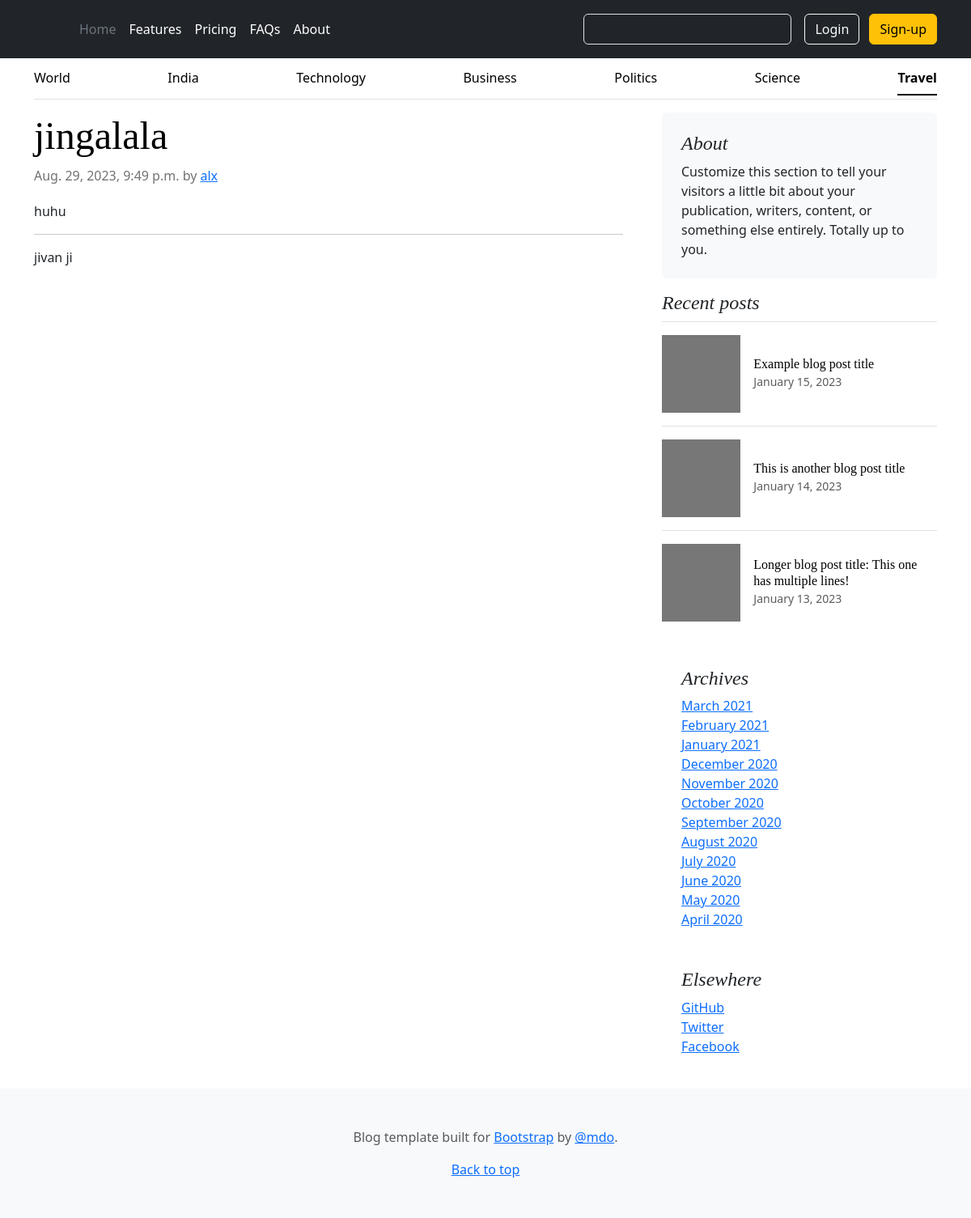
/blog/travel/jingalala, run on the app's committed database.
### blogger/models.py (models this page shows)
class post(models.Model):
    STATUS_CHOICES = (
 ('world', 'World'),
 ('politics', 'Politics'),
 ('india', 'India'),
 ('technology', 'Technology'),
 ('business', 'Business'),
 ('science', 'Science'),
 ('travel', 'Travel'),
 )
    title=models.CharField(max_length=50)
    description=models.CharField(max_length=150, default=None)
    author = models.ForeignKey(User,on_delete=models.CASCADE,related_name='blog_posts')
    slug = AutoSlugField(populate_from='title', unique=True, null=True, default=None)
    publish = models.DateTimeField(default=timezone.now)
    body = HTMLField()
    status = models.CharField(max_length=10,
 choices=STATUS_CHOICES,
 default='None')

### blogweb/views.py (the view)
# urls.py: 2. Add a URL to urlpatterns:  path('blog/', include('blog.urls'))
def blog(request, slug, status):
    postdata=post.objects.get(slug=slug)
    a=postdata
    data={  'title': a.title,
           'author': a.author,
           'publish': a.publish,
           'description' : a.description,
           'body': a.body
            }
    if status=='world':
        return render(request, "blogs/world.html", data)
    elif status=='india':
        return render(request, "blogs/india.html", data)
    elif status=='business':
        return render(request, "blogs/business.html", data)
    elif status=='politics':
        return render(request, "blogs/politics.html", data)
    elif status=='technology':
        return render(request, "blogs/technology.html", data)
    elif status=='travel':
        return render(request, "blogs/travel.html", data)
    elif status=='science':
        return render(request, "blogs/science.html", data)

### Templates/blogs/travel.html (shortened to what this page needs)
{% load static %}
<!doctype html>
<html lang="en">
  <head>
    <link href="https://cdn.jsdelivr.net/npm/bootstrap@5.3.1/dist/css/bootstrap.min.css" rel="stylesheet">
    <link rel="stylesheet" href="https://cdn.jsdelivr.net/npm/@docsearch/css@3">
  </head>
    <body>
    <header class="p-3 text-bg-dark">
        <div class="container">
          <div class="d-flex flex-wrap align-items-center justify-content-center justify-content-lg-start">
            <a href="/" class="d-flex align-items-center mb-2 mb-lg-0 text-white text-decoration-none">
              <svg class="bi me-2" width="40" height="32" role="img" aria-label="Bootstrap"><use xlink:href="#bootstrap"></use></svg>
            </a>
            <ul class="nav col-12 col-lg-auto me-lg-auto mb-2 justify-content-center mb-md-0">
              <li><a href="#" class="nav-link px-2 text-secondary">Home</a></li>
              <li><a href="#" class="nav-link px-2 text-white">Features</a></li>
              <li><a href="#" class="nav-link px-2 text-white">Pricing</a></li>
              <li><a href="#" class="nav-link px-2 text-white">FAQs</a></li>
              <li><a href="#" class="nav-link px-2 text-white">About</a></li>
            </ul>
            <form class="col-12 col-lg-auto mb-3 mb-lg-0 me-lg-3" role="search">
              <input type="search" class="form-control form-control-dark text-bg-dark" placeholder="Search..." aria-label="Search">
            </form>
            <div class="text-end">
              <button type="button" class="btn btn-outline-light me-2">Login</button>
              <button type="button" class="btn btn-warning">Sign-up</button>
            </div>
          </div>
        </div>
    </header>
    <link href="{% static 'css/bootstrap.min.css' %}" rel="stylesheet">
    <link href="{% static 'css/index.css' %}" rel="stylesheet">
    </head>
      <body>
    <div class="container">
    <div class="nav-scroller py-1 mb-3 border-bottom">
        <nav class="nav nav-underline justify-content-between">
          <a class="nav-item nav-link link-body-emphasis " href="/blog/world/">World</a>
          <a class="nav-item nav-link link-body-emphasis" href="/blog/india/">India</a>
          <a class="nav-item nav-link link-body-emphasis" href="/blog/technology/">Technology</a>
          <a class="nav-item nav-link link-body-emphasis" href="/blog/business/">Business</a>
          <a class="nav-item nav-link link-body-emphasis" href="/blog/politics/">Politics</a>
          <a class="nav-item nav-link link-body-emphasis" href="/blog/science/">Science</a>
          <a class="nav-item nav-link link-body-emphasis active" href="/blog/travel/">Travel</a>
        </nav>
      </div>
    </div>
    <main class="container">
      <div class="row g-5">
        <div class="col-md-8">
          <article class="blog-post">
            <h2 class="display-5 link-body-emphasis mb-10">{{title}}</h2>
            <p class="blog-post-meta">{{publish}} by <a href="#">{{author}}</a></p>
            <p>{{description}}</p>
            <hr>
            <p>{{body | safe}}</p>
          </article>
        </div>
        <div class="col-md-4">
          <div class="position-sticky" style="top: 2rem;">
            <div class="p-4 mb-3 bg-body-tertiary rounded">
              <h4 class="fst-italic">About</h4>
              <p class="mb-0">Customize this section to tell your visitors a little bit about your publication, writers, content, or something else entirely. Totally up to you.</p>
            </div>
            <div>
              <h4 class="fst-italic">Recent posts</h4>
              <ul class="list-unstyled">
                <li>
                  <a class="d-flex flex-column flex-lg-row gap-3 align-items-start align-items-lg-center py-3 link-body-emphasis text-decoration-none border-top" href="#">
                    <svg class="bd-placeholder-img" width="100%" height="96" xmlns="http://www.w3.org/2000/svg" aria-hidden="true" preserveAspectRatio="xMidYMid slice" focusable="false"><rect width="100%" height="100%" fill="#777"></rect></svg>
                    <div class="col-lg-8">
                      <h6 class="mb-0">Example blog post title</h6>
                      <small class="text-body-secondary">January 15, 2023</small>
                    </div>
                  </a>
                </li>
                <li>
                  <a class="d-flex flex-column flex-lg-row gap-3 align-items-start align-items-lg-center py-3 link-body-emphasis text-decoration-none border-top" href="#">
                    <svg class="bd-placeholder-img" width="100%" height="96" xmlns="http://www.w3.org/2000/svg" aria-hidden="true" preserveAspectRatio="xMidYMid slice" focusable="false"><rect width="100%" height="100%" fill="#777"></rect></svg>
                    <div class="col-lg-8">
                      <h6 class="mb-0">This is another blog post title</h6>
                      <small class="text-body-secondary">January 14, 2023</small>
                    </div>
                  </a>
                </li>
                <li>
                  <a class="d-flex flex-column flex-lg-row gap-3 align-items-start align-items-lg-center py-3 link-body-emphasis text-decoration-none border-top" href="#">
                    <svg class="bd-placeholder-img" width="100%" height="96" xmlns="http://www.w3.org/2000/svg" aria-hidden="true" preserveAspectRatio="xMidYMid slice" focusable="false"><rect width="100%" height="100%" fill="#777"></rect></svg>
                    <div class="col-lg-8">
                      <h6 class="mb-0">Longer blog post title: This one has multiple lines!</h6>
                      <small class="text-body-secondary">January 13, 2023</small>
                    </div>
                  </a>
                </li>
              </ul>
            </div>
            <div class="p-4">
              <h4 class="fst-italic">Archives</h4>
              <ol class="list-unstyled mb-0">
                <li><a href="#">March 2021</a></li>
                <li><a href="#">February 2021</a></li>
                <li><a href="#">January 2021</a></li>
                <li><a href="#">December 2020</a></li>
                <li><a href="#">November 2020</a></li>
                <li><a href="#">October 2020</a></li>
                <li><a href="#">September 2020</a></li>
                <li><a href="#">August 2020</a></li>
                <li><a href="#">July 2020</a></li>
                <li><a href="#">June 2020</a></li>
                <li><a href="#">May 2020</a></li>
                <li><a href="#">April 2020</a></li>
              </ol>
            </div>
            <div class="p-4">
              <h4 class="fst-italic">Elsewhere</h4>
              <ol class="list-unstyled">
                <li><a href="#">GitHub</a></li>
                <li><a href="#">Twitter</a></li>
                <li><a href="#">Facebook</a></li>
              </ol>
            </div>
          </div>
        </div>
      </div>
    </main>
    <footer class="py-5 text-center text-body-secondary bg-body-tertiary">
      <p>Blog template built for <a href="https://getbootstrap.com/">Bootstrap</a> by <a href="https://twitter.com/mdo">@mdo</a>.</p>
      <p class="mb-0">
        <a href="#">Back to top</a>
      </p>
    </footer>
    </body>
</html>

### static/css/index.css (style rules this page uses)
h1, h2, h3, h4, h5, h6 { font-family: "Playfair Display", Georgia, "Times New Roman", serif; }
.blog-post { margin-bottom: 4rem; }
.blog-post-meta { margin-bottom: 1.25rem; color: #727272; }

### data on the page
post: title "jingalala", publish "Aug. 29, 2023, 9:49 p.m.", description "huhu", body "jivan ji"

### other printed values
{{ author }} "alx"
